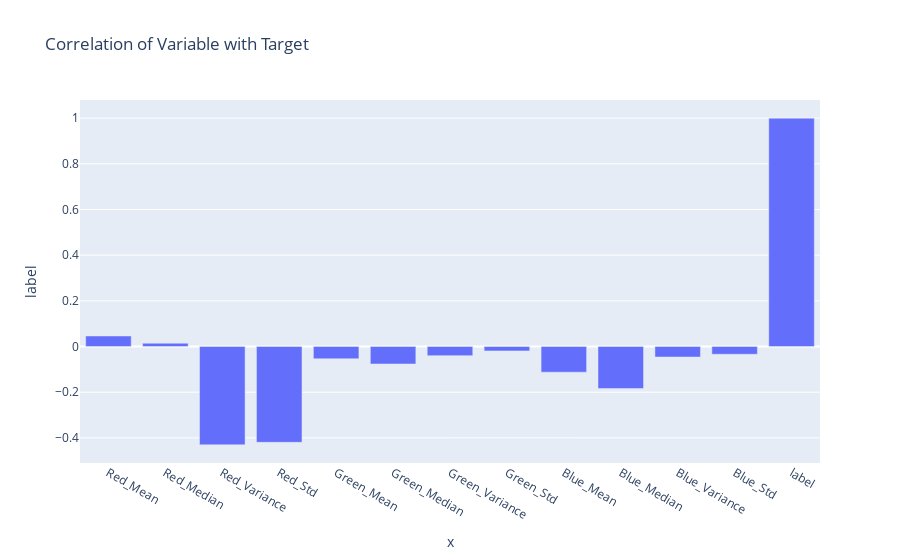

Notebook cell for this chart:
### Code cell
# bar graph to show correlation of each variable to target variable
fig = px.bar(x = target_corr.index, y = target_corr.values, labels = {'y':'label'}, title = "Correlation of Variable with Target")
fig.update_layout(height = 600)
fig.show()

### Figure 1 — Plotly figure (JSON) as saved in the notebook; plotly's stock layout.template omitted (floating-point values rounded to 4 significant figures)
{"data": [{"alignmentgroup": "True", "hovertemplate": "x=%{x}<br>label=%{y}<extra></extra>", "legendgroup": "", "marker": {"color": "#636efa", "pattern": {"shape": ""}}, "name": "", "offsetgroup": "", "orientation": "v", "showlegend": false, "textposition": "auto", "type": "bar", "x": ["Red_Mean", "Red_Median", "Red_Variance", "Red_Std", "Green_Mean", "Green_Median", "Green_Variance", "Green_Std", "Blue_Mean", "Blue_Median", "Blue_Variance", "Blue_Std", "label"], "xaxis": "x", "y": [0.04619, 0.01456, -0.4306, -0.4196, -0.05388, -0.07659, -0.04002, -0.01932, -0.1124, -0.1841, -0.04619, -0.03392, 1], "yaxis": "y"}], "layout": {"autosize": true, "barmode": "relative", "legend": {"tracegroupgap": 0}, "title": {"text": "Correlation of Variable with Target"}, "xaxis": {"anchor": "y", "autorange": true, "domain": [0, 1], "range": [-0.5, 12.5], "title": {"text": "x"}, "type": "category"}, "yaxis": {"anchor": "x", "autorange": true, "domain": [0, 1], "range": [-0.5101, 1.079], "title": {"text": "label"}, "type": "linear"}}}
